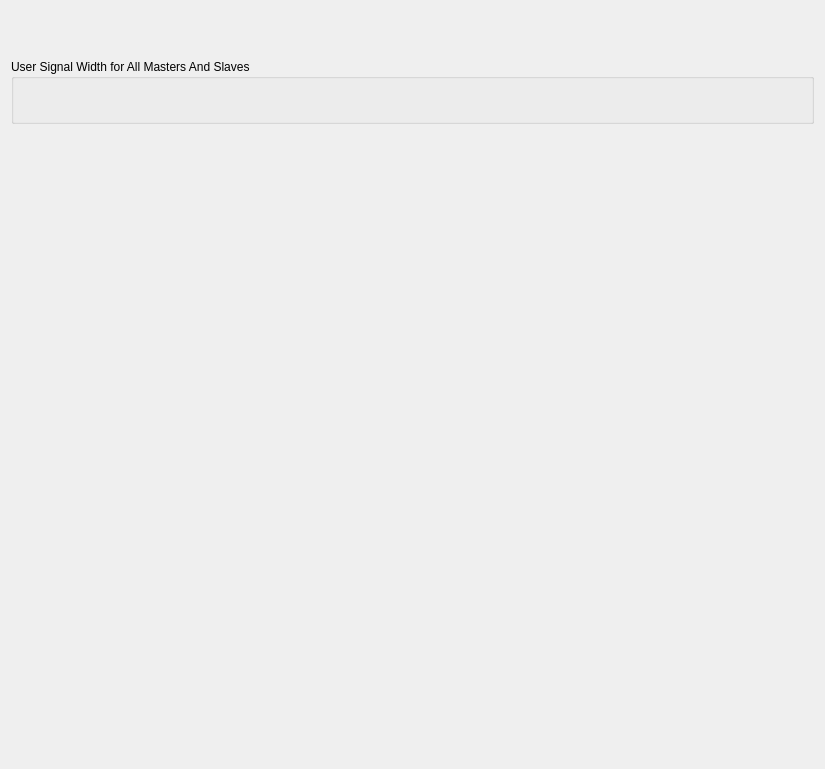
         <widget class="QWidget" name="scrollAreaWidgetContents_15">
          <property name="geometry">
           <rect>
            <x>0</x>
            <y>0</y>
            <width>825</width>
            <height>769</height>
           </rect>
          </property>
          <layout class="QVBoxLayout" name="verticalLayout_28">
           <item>
            <widget class="MdtGui::LabeledConstantbox" name="C_NUM_MASTER_SLOTS">
             <property name="Label">
              <string>Number of Connected Slaves</string>
             </property>
             <property name="Key">
              <string>C_NUM_MASTER_SLOTS</string>
             </property>
            </widget>
           </item>
           <item>
            <widget class="MdtGui::LabeledConstantbox" name="C_NUM_SLAVE_SLOTS">
             <property name="Label">
              <string>Number of Connected Masters</string>
             </property>
             <property name="Key">
              <string>C_NUM_SLAVE_SLOTS</string>
             </property>
            </widget>
           </item>
           <item>
            <widget class="MdtGui::LabeledSpinbox" name="C_AXI_ID_WIDTH">
             <property name="Label">
              <string>AXI ID Width</string>
             </property>
             <property name="Key">
              <string>C_AXI_ID_WIDTH</string>
             </property>
            </widget>
           </item>
           <item>
            <widget class="MdtGui::LabeledConstantbox" name="C_AXI_ADDR_WIDTH">
             <property name="Label">
              <string>AXI Address Width</string>
             </property>
             <property name="Key">
              <string>C_AXI_ADDR_WIDTH</string>
             </property>
            </widget>
           </item>
<item>
            <widget class="MdtGui::LabeledCombobox" name="C_INTERCONNECT_CONNECTIVITY_MODE">
             <property name="Label">
              <string>Interconnect Architecture</string>
             </property>
             <property name="Key">
              <string>C_INTERCONNECT_CONNECTIVITY_MODE</string>
             </property>
            </widget>
           </item> 
           <item>
            <widget class="MdtGui::LabeledCombobox" name="C_INTERCONNECT_DATA_WIDTH">
             <property name="Label">
              <string>Interconnect Data Width</string>
             </property>
             <property name="Key">
              <string>C_INTERCONNECT_DATA_WIDTH</string>
             </property>
            </widget>
           </item>
           <item>
            <widget class="MdtGui::LabeledCombobox" name="C_RANGE_CHECK">
             <property name="Label">
              <string>Check for transaction errors (DECERR)</string>
             </property>
             <property name="Key">
              <string>C_RANGE_CHECK</string>
             </property>
            </widget>
           </item>
           <item>
            <widget class="MdtGui::LabeledCheckbox" name="C_AXI_SUPPORTS_USER_SIGNALS">
             <property name="Label">
              <string>User Signals Propagation</string>
             </property>
             <property name="Key">
              <string>C_AXI_SUPPORTS_USER_SIGNALS</string>
             </property>
             <property name="ToggleButton" stdset="0">
              <bool>false</bool>
             </property>
            </widget>
           </item>
           <item>
            <widget class="QGroupBox" name="grpUserSignalWidth">
             <property name="title">
              <string>User Signal Width for All Masters And Slaves</string>
             </property>
             <property name="flat">
              <bool>false</bool>
             </property>
             <layout class="QVBoxLayout" name="verticalLayout_12">
              <item>
               <widget class="MdtGui::LabeledSpinbox" name="C_AXI_AWUSER_WIDTH">
                <property name="Label">
                 <string notr="true">Write Address User Signal Width</string>
                </property>
                <property name="LabelTooltip">
                 <string>Width of Write Address USER signals for Bus Interface</string>
                </property>
                <property name="Key">
                 <string>C_AXI_AWUSER_WIDTH</string>
                </property>
               </widget>
              </item>
              <item>
               <widget class="MdtGui::LabeledSpinbox" name="C_AXI_ARUSER_WIDTH">
                <property name="Label">
                 <string notr="true">Read Address User Signal Width</string>
                </property>
                <property name="LabelTooltip">
                 <string>Width of Read Address USER signals for Bus Interface </string>
                </property>
                <property name="Key">
                 <string>C_AXI_ARUSER_WIDTH</string>
                </property>
               </widget>
              </item>
              <item>
               <widget class="MdtGui::LabeledSpinbox" name="C_AXI_WUSER_WIDTH">
                <property name="Label">
                 <string notr="true">Write  Data User Signal Width</string>
                </property>
                <property name="LabelTooltip">
                 <string>Width of Write Data USER signals for Bus Interface</string>
                </property>
                <property name="Key">
                 <string>C_AXI_WUSER_WIDTH</string>
                </property>
               </widget>
              </item>
              <item>
               <widget class="MdtGui::LabeledSpinbox" name="C_AXI_RUSER_WIDTH">
                <property name="Label">
                 <string notr="true">Read Data User Signal Width</string>
                </property>
                <property name="LabelTooltip">
                 <string>Width of Read Data USER signals for Bus Interface</string>
                </property>
                <property name="Key">
                 <string>C_AXI_RUSER_WIDTH</string>
                </property>
               </widget>
              </item>
              <item>
               <widget class="MdtGui::LabeledSpinbox" name="C_AXI_BUSER_WIDTH">
                <property name="Label">
                 <string notr="true">Write Response User Signal Width</string>
                </property>
                <property name="LabelTooltip">
                 <string>Width of Write Response USER signals for Bus Interface</string>
                </property>
                <property name="Key">
                 <string>C_AXI_BUSER_WIDTH</string>
                </property>
               </widget>
              </item>
             </layout>
            </widget>
           </item>
           <item>
            <spacer name="verticalSpacer">
             <property name="orientation">
              <enum>Qt::Vertical</enum>
             </property>
             <property name="sizeHint" stdset="0">
              <size>
               <width>20</width>
               <height>17</height>
              </size>
             </property>
            </spacer>
           </item>
          </layout>
         </widget>
